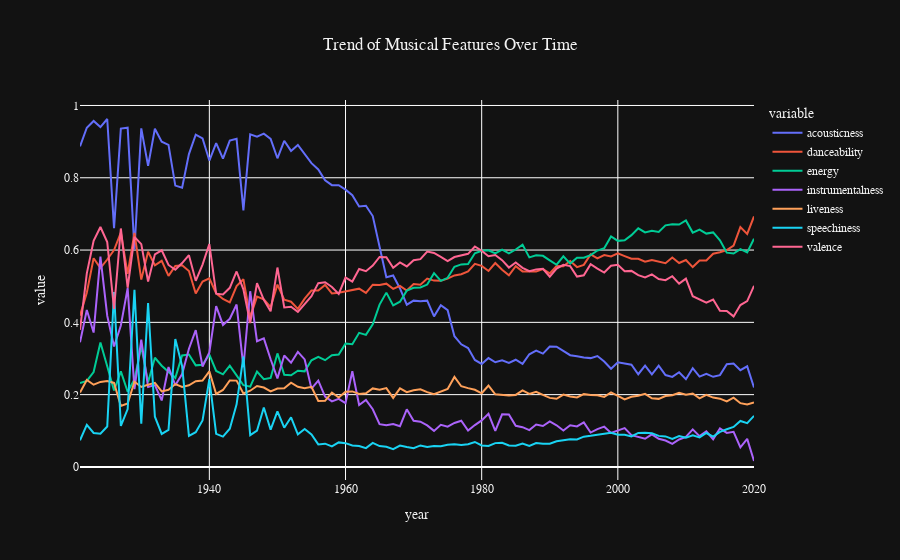

The cell this chart's notebook holds for it:
### Code cell
# Trend of musical features over years
attr = ["acousticness", "danceability", "energy", "instrumentalness", 
        "liveness", "speechiness", "valence"]
fig = px.line(data_by_year, x = "year", y = attr, 
              title = "Trend of Musical Features Over Time")
fig.update_layout(
    plot_bgcolor = "#121212",    
    paper_bgcolor = "#121212",   
    font = dict(family = "Gill Sans, Arial, sans-serif", 
                color = "#f2f2f2"), 
    title = dict(x = 0.5)
)
